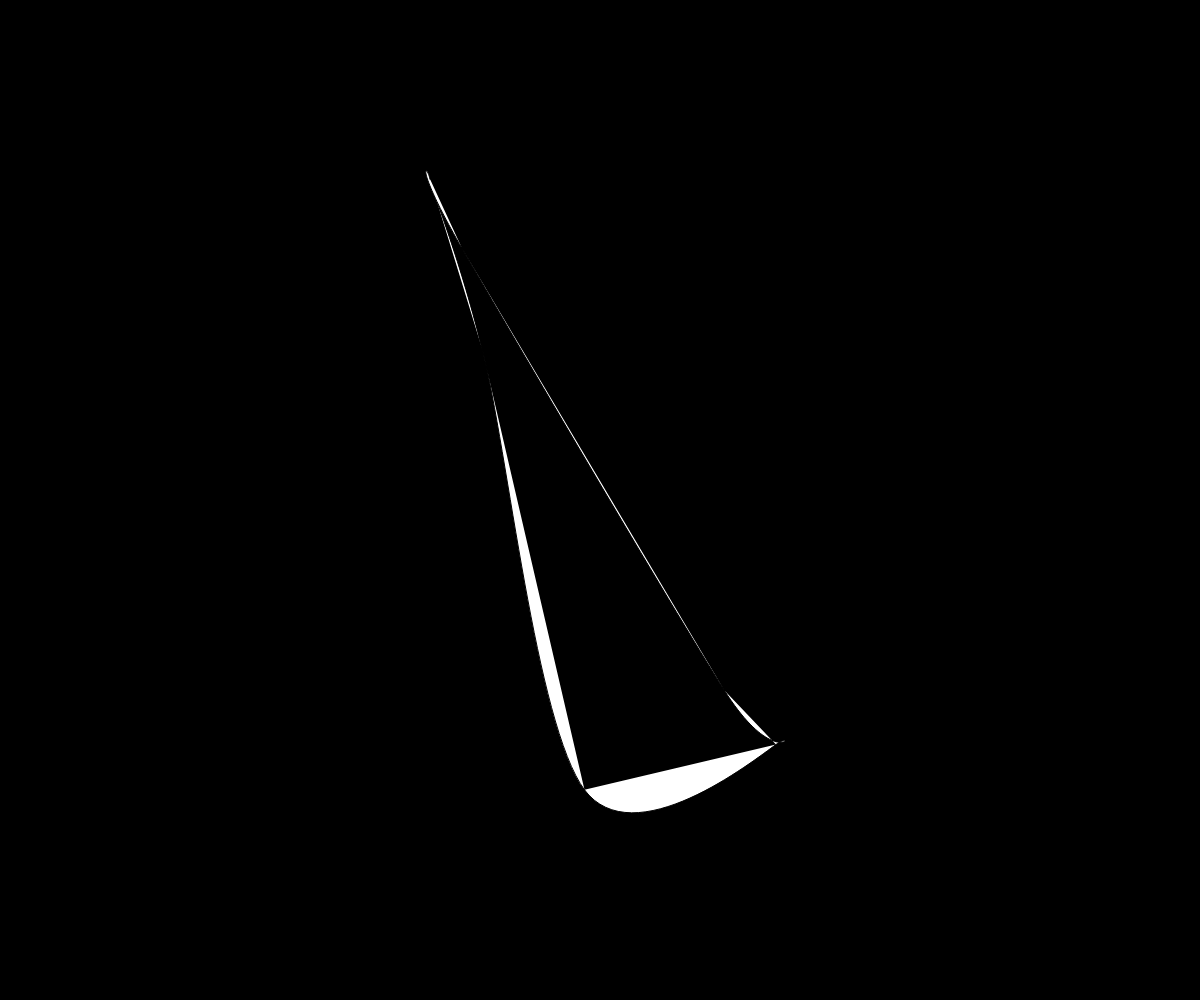
Frame 1 (no input)
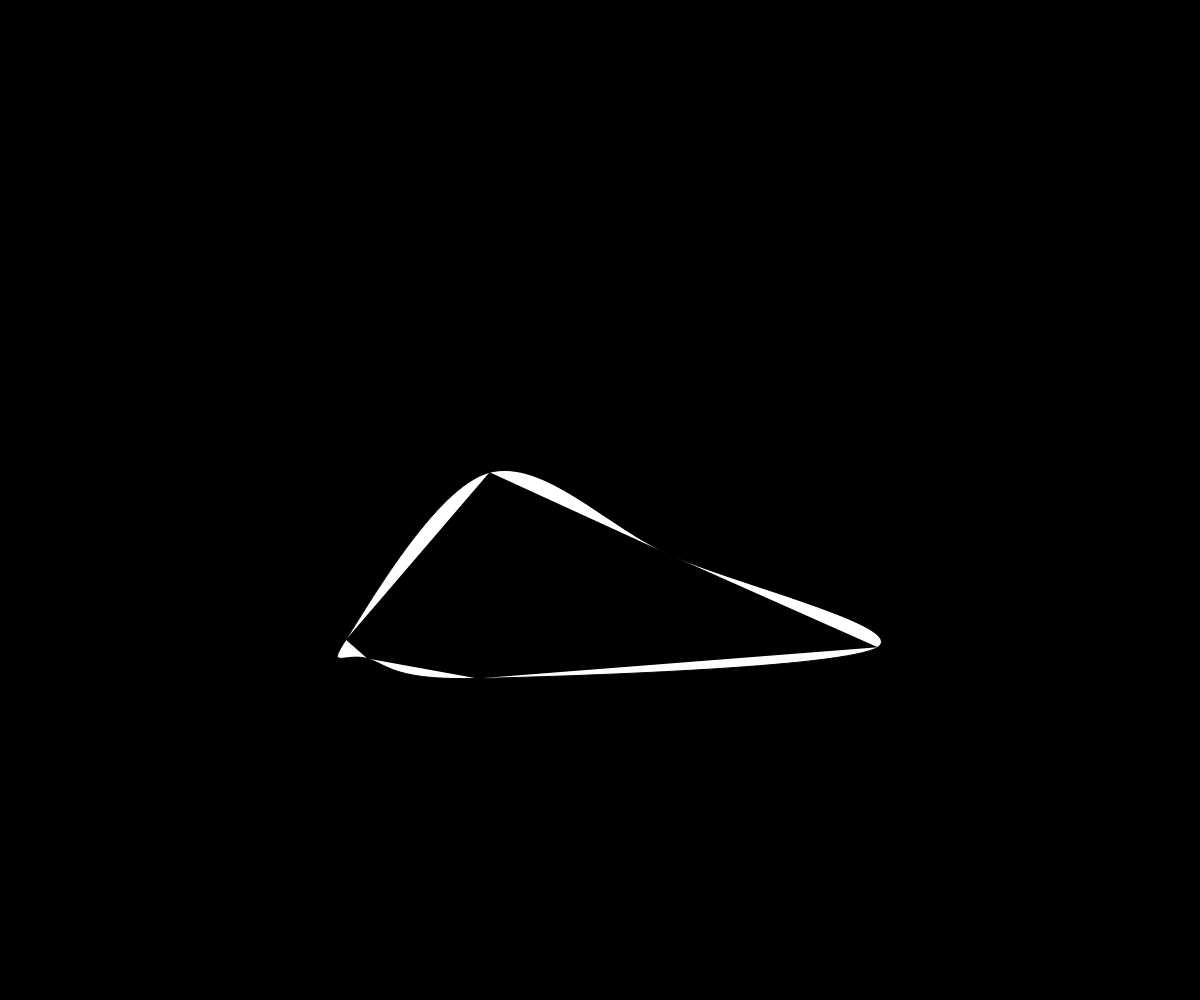
Frame 60 (no input)
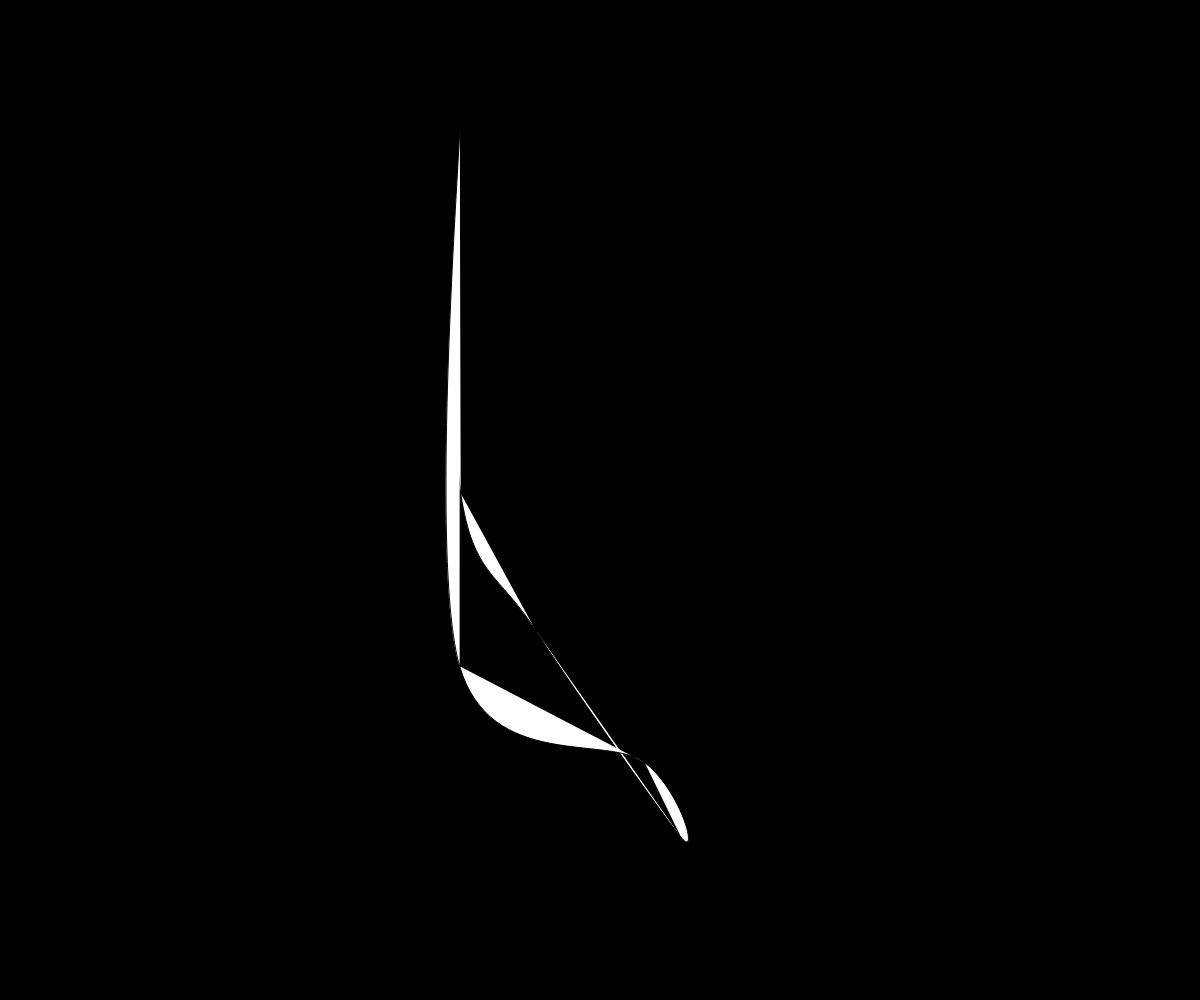
Frame 120 (the mouse pressed at the canvas centre since frame 60)

The p5.js sketch that drew these frames (run headless with seeded random() and noise() and a simulated clock; from frame 60 on, the mouse is pressed at the canvas centre):

// p5.js sketch
// ── sketch.js
// Diaspora Chapter1, Jan-15-2023, Mianlin Hu
// operation manual: run these project files in the zip as a whole
// !!Please run diaspora chap1 code and diaspora chap2 code seperately!!
// Code Structure: 
// -randomCurve.js - functions of drawing random curves; 
// -Circle.js - Class Circle
// -sketch.js - main functions
// Acknowledgements:
//code reference random curve https://editor.p5js.org/yangyang/sketches/rkQY8X0vM
//water ripples https://editor.p5js.org/chjno/sketches/BkbTpyojZ


var fr;//framerate

var cps = [];
let num_of_points=[5,10,30];
let count;

var array_of_points_1=[];
var array_of_points_2=[];
var array_of_points_3=[];
var matrix_of_points=[array_of_points_1,array_of_points_2,array_of_points_3];
var outerDiam=[20,20,20];//ripples diameter

let GroupOfCircles;
let dots=[];
let enlarge_diam=10;



function setup() {
 
  createCanvas(windowWidth, windowHeight)

  
  
  count=0;
  GroupOfCircles= new Circle;
  outerDiam_1=20;
  outerDiam_2=20;

  

}








function draw() {
  background(0);
  
  if(frameCount<=500)
  {
    fr=20;
    frameRate(fr);
    for(let i=0;i<frameCount;i++)
    {cps = CreatePoints(num_of_points[0]);
    array_of_points_1.push(cps);}
    //slowdown the framecount
    count=int((frameCount/10)%frameCount);
    anim(count,0);
  }
  else if(frameCount<=800)
  {
    fr=25;
    frameRate(fr);
    for(let i=0;i<frameCount;i++)
    {cps = CreatePoints(num_of_points[1]);
    array_of_points_2.push(cps);}
    //slowdown the framecount
    count=int((frameCount/10)%frameCount);
    anim(count,1);
  }
  else if(frameCount<=1400)
  {
    
    
    for(let i=0;i<frameCount;i++)
    {cps = CreatePoints(30);
    array_of_points_3.push(cps);}
    //slowdown the framecount
    count=int((frameCount/10)%frameCount);
    anim(count,2);
  }
  else if(frameCount <=1460)
  {
    frameRate(2);
    GroupOfCircles.init(5);
    GroupOfCircles.show();
  }
  else if(frameCount<=1470)
  {
    frameRate(5);
    GroupOfCircles.show_dots();
  }
  else if(frameCount<=1530)
  {
    frameRate(5);
    GroupOfCircles.shine_dots();
  }
  else if(frameCount<=1560)
  {
    frameRate(3);
    enlarge_diam+=20;
    GroupOfCircles.enlarge_dots();
    
  }
  else if(frameCount<=1900)
  { fr=20;
    frameRate(fr);
    fr+=0.5;
    DrawRipple(width/2,height/2,20,1);
    
    
  }
  else if(frameCount<=2000)
  { 
    fr=15;
    frameRate(fr);
    
    DrawRipple(width/4,height/2,10,2);
    DrawRipple(3*width/4,height/2,10,2);
  }
  else if(frameCount<2250)
  {
    fr=10;
    frameRate(fr);
    DrawRipple(width/2+100,height/2+100/sqrt(3),5,3);
    DrawRipple(width/2-100,height/2+100/sqrt(3),5,3);
    DrawRipple(width/2,height/2-200/sqrt(3),5,3);


  }
  

  
}





//draw ripple
function DrawRipple(x,y,num,scene)
{
 


  let outerDiam_ripple;

  switch (scene) {
    case 1:
      outerDiam_ripple=outerDiam[0];
      outerDiam[0] = outerDiam[0] + 3;
      break;
    case 2:
      outerDiam_ripple=outerDiam[1];
      outerDiam[1]=outerDiam[1]+2.5;
      break;
    case 3:
      outerDiam_ripple=outerDiam[2];
      outerDiam[2]=outerDiam[2]+1.5;
      break;
    default:
       
  }


  
  for (var i = 0; i < num; i++){
		var diam = outerDiam_ripple - 30 * i;    
    var r = map(diam, 0, height, 0, 255/2);
    var g = map(diam, 0, width, 0, 255/2);
    
    if (diam > 0){
      
      var fade = map(diam, 0, width, 255, 0);
      
			stroke(r,g,fade);
      noFill();
      ellipse(x, y, diam);
    }
  }
  
}


// ── Circle.js
class Circle{
    constructor(x,y,diam){
      this.x=x;
      this.y=y;
      this.diam=diam;
      this.history = [];
      
    }
    //num controls the density of the mess web
    init(num)
    {
      let r=width/6;
      for(let i=0;i<num;i++)
      {
        
      this.x=random(width/2-r,width/2+r);
      let d=Math.sqrt(r*r-(width/2-this.x)*(width/2-this.x));
      this.y=random(height/2-d,height/2+d);
      this.diam=random(20,60);
      let v = createVector(this.x, this.y,this.diam);
     
      this.history.push(v);
      dots.push(v);}
  
      if (this.history.length > 100) {
        this.history.splice(0, 1);
      }
    }
    show()
    {
      //drawing object trails and the ellipse
      
      beginShape();
      for (let i = 0; i < this.history.length; i++) {
        let pos = this.history[i];
        noFill();
        //trail color changes according to circle position
        var r = map(pos.y, 0, height, 0, 255/2);
        var g = map(pos.x, 0, width, 0, 255/2);
        var b = map(pos.y, 0, height, 0, 255/2);
    
        stroke(r, g, 255-b); 
  
        vertex(pos.x, pos.y);
        endShape();
      
      }
      
      noStroke();
  
      fill(255,255,255,150);
      
      ellipse(this.x, this.y, this.diam);
  
    }
    show_dots()
    {
      for (let i = 0; i < this.history.length; i++)
      {
  
        let pos = this.history[i];
     
        noStroke();
        fill(255,255,255,150);
        ellipse(pos.x,pos.y,pos.z);
      }
    }
    shine_dots()
    {
      
      
      for (let i=0;i<dots.length;i++)
      {
        let dot=dots[i];
        noStroke();
        
        var r = map(dot.y, 0, height, 0, 255);
        var g = map(dot.x, 0, width, 0, 255);
        var b = map(dot.y, 0, height, 0, 255)+100;
        
        fill(r,g,b,150);
        
        let incre_diam=int(frameCount%10);
        
        if(frameCount%3==0)
        { 
          ellipse(dot.x,dot.y,dot.z+incre_diam);}
        else{
          ellipse(dot.x,dot.y,dot.z-incre_diam);}
      }
    }
    enlarge_dots()
    {
      for (let i=0;i<dots.length;i++)
      {
        let dot=dots[i];
        noStroke();
        
        var r = map(dot.y, 0, height, 0, 255);
        var g = map(dot.x, 0, width, 0, 255);
        var b = map(dot.y, 0, height, 0, 255)+100;
        
        fill(r,g,b,150);
       
        
        ellipse(dot.x,dot.y,dot.z+enlarge_diam);
       
          
      }
    }
  }
  
// ── randomCurve.js

//make animation of the curve
function anim(count,i)
{
 let array_of_points=matrix_of_points[i];
  DrawCurve(array_of_points[count]);
  
}

function CP() {
  let cp = floor(random(0, width));
  return cp
}

function CreatePoints(num){
  let points = [];
  let x1s = [];
	let x2s = [];
  let y1s = [];
	let y2s = [];

	for (var i = 0; i < num/2; i++) {
		x1s.push(random(10+width/4, 3*width/4-10));
		x2s.push(random(10+width/4, 3*width/4-10));
		y1s.push(random(10, height-10));
		y2s.push(random(10, height-10));
	}

	x1s.sort((a, b) => a - b);
	x2s.sort((a, b) => b - a);
	y1s.sort((a, b) => a - b);
	y2s.sort((a, b) => b - a);

	for (var i = 0; i < num/2; i++) {
		points.push(x1s[i],y1s[i]);
	}
	for (var i = 0; i < num/2; i++) {
		points.push(x2s[i],y2s[i]);
	}
	return points
}

function DrawCurve(points) {
  for (let i = 0; i < points.length; i += 2) {
    let p = [];
    for (let add = 0; add < 8; add += 1) {
      if ((i + add) < points.length) {
        p.push(points[i + add]);
      } else {
        p.push(points[i + add - points.length]);
      }

    }
    curve(p[0], p[1], p[2], p[3], p[4], p[5], p[6], p[7]);
    p = [];
  }
}

function randn_bm() {
    var u = 0, v = 0;
    while(u === 0) u = Math.random(); //Converting [0,1) to (0,1)
    while(v === 0) v = Math.random();
    return Math.sqrt( -2.0 * Math.log( u ) ) * Math.cos( 2.0 * Math.PI * v );
}
